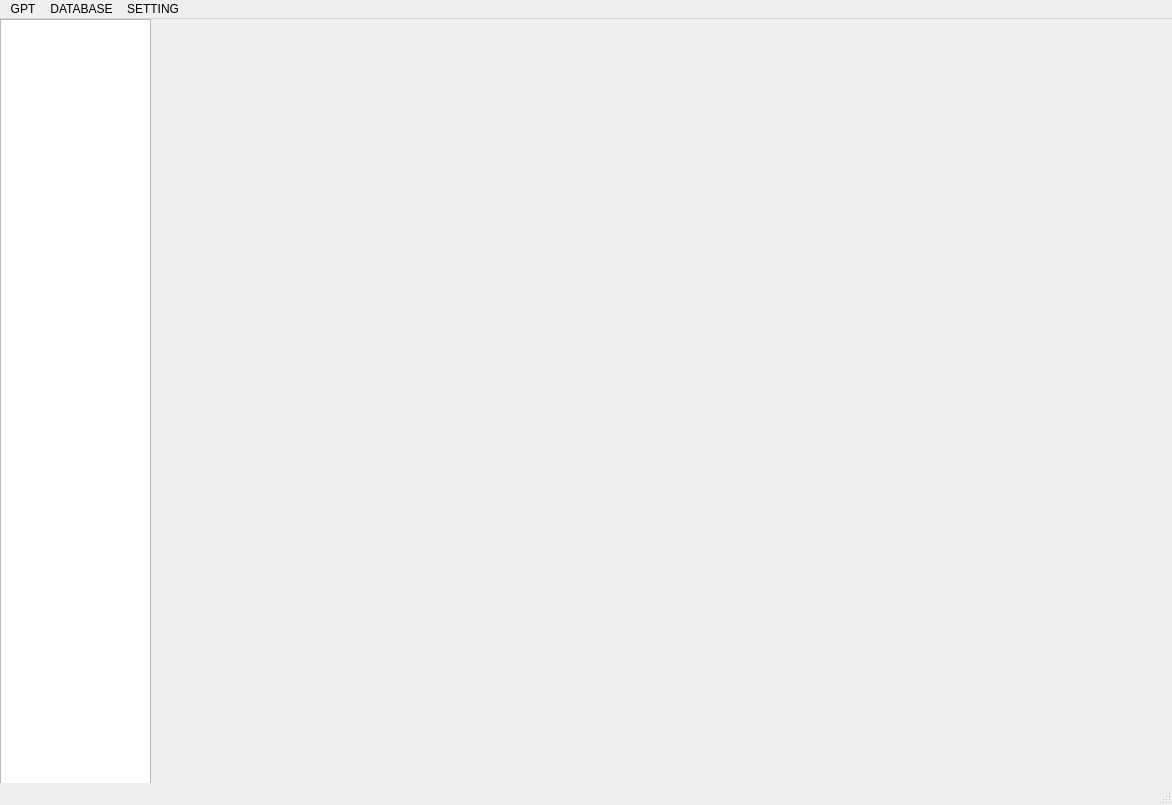
<?xml version="1.0" encoding="UTF-8"?>
<ui version="4.0">
 <class>MainWindow</class>
 <widget class="QMainWindow" name="MainWindow">
  <property name="geometry">
   <rect>
    <x>0</x>
    <y>0</y>
    <width>1172</width>
    <height>805</height>
   </rect>
  </property>
  <property name="windowTitle">
   <string>GPaper</string>
  </property>
  <widget class="QWidget" name="centralwidget">
   <widget class="QTreeView" name="treeNevigation">
    <property name="geometry">
     <rect>
      <x>0</x>
      <y>0</y>
      <width>151</width>
      <height>781</height>
     </rect>
    </property>
    <property name="sortingEnabled">
     <bool>true</bool>
    </property>
    <property name="animated">
     <bool>true</bool>
    </property>
   </widget>
  </widget>
  <widget class="QMenuBar" name="menubar">
   <property name="geometry">
    <rect>
     <x>0</x>
     <y>0</y>
     <width>1172</width>
     <height>22</height>
    </rect>
   </property>
   <widget class="QMenu" name="menuGPT">
    <property name="title">
     <string>GPT</string>
    </property>
   </widget>
   <widget class="QMenu" name="menuDATABASE">
    <property name="title">
     <string>DATABASE</string>
    </property>
    <widget class="QMenu" name="menupaper_type">
     <property name="title">
      <string>paper type</string>
     </property>
     <addaction name="add_paper_type"/>
     <addaction name="paper_type_information_manage"/>
    </widget>
    <widget class="QMenu" name="menupaper">
     <property name="title">
      <string>paper</string>
     </property>
     <addaction name="create_new_paper"/>
     <addaction name="import_paper"/>
     <addaction name="import_paper_pdf_folder"/>
     <addaction name="separator"/>
     <addaction name="paper_information_manage"/>
    </widget>
    <addaction name="menupaper_type"/>
    <addaction name="menupaper"/>
   </widget>
   <widget class="QMenu" name="menuSETTING">
    <property name="title">
     <string>SETTING</string>
    </property>
    <property name="icon">
     <iconset>
      <normaloff>../images/Setting.png</normaloff>../images/Setting.png</iconset>
    </property>
    <property name="separatorsCollapsible">
     <bool>false</bool>
    </property>
    <property name="toolTipsVisible">
     <bool>true</bool>
    </property>
    <addaction name="GPT_SETTING"/>
   </widget>
   <addaction name="menuGPT"/>
   <addaction name="menuDATABASE"/>
   <addaction name="menuSETTING"/>
  </widget>
  <widget class="QStatusBar" name="statusbar"/>
  <action name="GPT_SETTING">
   <property name="icon">
    <iconset>
     <normaloff>../images/Setting1.png</normaloff>../images/Setting1.png</iconset>
   </property>
   <property name="text">
    <string>GPT SETTING</string>
   </property>
  </action>
  <action name="add_paper_type">
   <property name="icon">
    <iconset>
     <normaloff>../images/add.png</normaloff>../images/add.png</iconset>
   </property>
   <property name="text">
    <string>add paper type</string>
   </property>
  </action>
  <action name="paper_type_information_manage">
   <property name="icon">
    <iconset>
     <normaloff>../images/manage.png</normaloff>../images/manage.png</iconset>
   </property>
   <property name="text">
    <string>paper type information manage</string>
   </property>
  </action>
  <action name="create_new_paper">
   <property name="icon">
    <iconset>
     <normaloff>../images/add.png</normaloff>../images/add.png</iconset>
   </property>
   <property name="text">
    <string>create new paper</string>
   </property>
  </action>
  <action name="import_paper">
   <property name="icon">
    <iconset>
     <normaloff>../images/pdf.png</normaloff>../images/pdf.png</iconset>
   </property>
   <property name="text">
    <string>import paper pdf</string>
   </property>
  </action>
  <action name="import_paper_pdf_folder">
   <property name="icon">
    <iconset>
     <normaloff>../images/folder.png</normaloff>../images/folder.png</iconset>
   </property>
   <property name="text">
    <string>import paper pdf folder</string>
   </property>
  </action>
  <action name="paper_information_manage">
   <property name="icon">
    <iconset>
     <normaloff>../images/manage.png</normaloff>../images/manage.png</iconset>
   </property>
   <property name="text">
    <string>paper information manage</string>
   </property>
  </action>
 </widget>
 <resources/>
 <connections/>
</ui>
